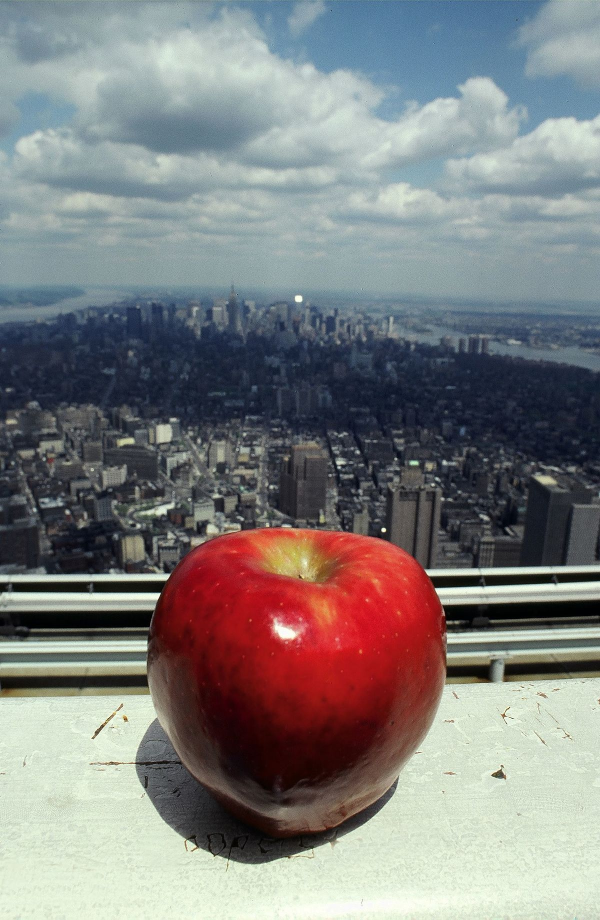
#> input picture 2. Visión por computador/Semana1/Tarea G7/Parte 2/Dataset/train/apple/Image_19.jpg, 1200 x 1840 px, found by its file name (shown at 1/2 size); its folder holds only this picture in this run
$ jupyter execute --allow-errors Clasificacion_Frutas_HOG_Color.ipynb
#> lines starting #> are read from the running program, lines starting #| are printed output that depends on the picture
# Clasificación de Imágenes de Frutas usando HOG + Color Histograms
## Tarea: Clasificación con características combinadas (Forma + Color)

### 1. Importar librerías necesarias

[cell 1]
import cv2
import numpy as np
import matplotlib.pyplot as plt
import os
import shutil
from sklearn.model_selection import train_test_split
from sklearn.neighbors import KNeighborsClassifier
from sklearn.preprocessing import StandardScaler
from sklearn.metrics import accuracy_score, confusion_matrix, classification_report
import seaborn as sns
from skimage.feature import hog
from skimage import exposure
import pandas as pd

### 2. Definir el path del dataset y las clases a clasificar

[cell 2]
# Paths relativos desde la carpeta Code
dataset_path = os.path.join('..', 'DATA')
train_dir = os.path.join('..', 'Dataset', 'train')
test_dir = os.path.join('..', 'Dataset', 'test')

# Clases a clasificar (puedes agregar más clases si deseas)
clases = ['apple', 'banana']

print(f"Clases seleccionadas: {clases}")
print(f"Número de clases: {len(clases)}")
print(f"\nPaths configurados:")
print(f"  Dataset original: {os.path.abspath(dataset_path)}")
print(f"  Train: {os.path.abspath(train_dir)}")
print(f"  Test: {os.path.abspath(test_dir)}")

### 3. Cargar y visualizar 5 ejemplos de cada clase

[cell 3]
# Función para cargar imágenes de una clase
def cargar_imagenes_clase(clase, num_imagenes=5):
#> called with clase = 'apple', num_imagenes = 5
    clase_path = os.path.join(dataset_path, clase)
    imagenes_files = [f for f in os.listdir(clase_path) if f.endswith(('.jpg', '.jpeg', '.png', '.JPG'))]
    imagenes = []

    for i in range(min(num_imagenes, len(imagenes_files))):
        img_path = os.path.join(clase_path, imagenes_files[i])
        img = cv2.imread(img_path)
#> img is the input picture: shape (1840, 1200, 3); mean B, G, R 127, 127.1, 128
        img_rgb = cv2.cvtColor(img, cv2.COLOR_BGR2RGB)
        imagenes.append(img_rgb)

    return imagenes

# Visualizar 5 ejemplos de cada clase
fig, axes = plt.subplots(len(clases), 5, figsize=(15, len(clases)*3))

for idx, clase in enumerate(clases):
    imagenes = cargar_imagenes_clase(clase, num_imagenes=5)
#> imagenes = 1 item

    for i, img in enumerate(imagenes):
        if len(clases) > 1:
            axes[idx, i].imshow(img)
            axes[idx, i].axis('off')
            if i == 0:
                axes[idx, i].set_title(f'{clase.upper()}', fontsize=12, fontweight='bold')
        else:
            axes[i].imshow(img)
            axes[i].axis('off')
            if i == 0:
                axes[i].set_title(f'{clase.upper()}', fontsize=12, fontweight='bold')
#> this loop made 1 pass
#> pass 2 of the loop `for idx, clase in enumerate(clases):`:
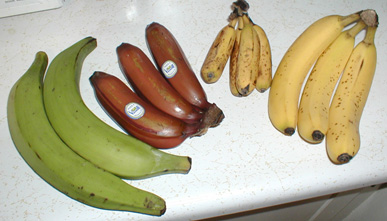
#> input picture 2. Visión por computador/Semana1/Tarea G7/Parte 2/Dataset/train/banana/Image_13.jpg, 387 x 221 px, found by its file name
#> in cargar_imagenes_clase, img is the input picture: shape (221, 387, 3); mean B, G, R 142.9, 172.6, 180.3
#> the loop `for i, img in enumerate(imagenes):` made 1 pass

plt.tight_layout()
plt.show()
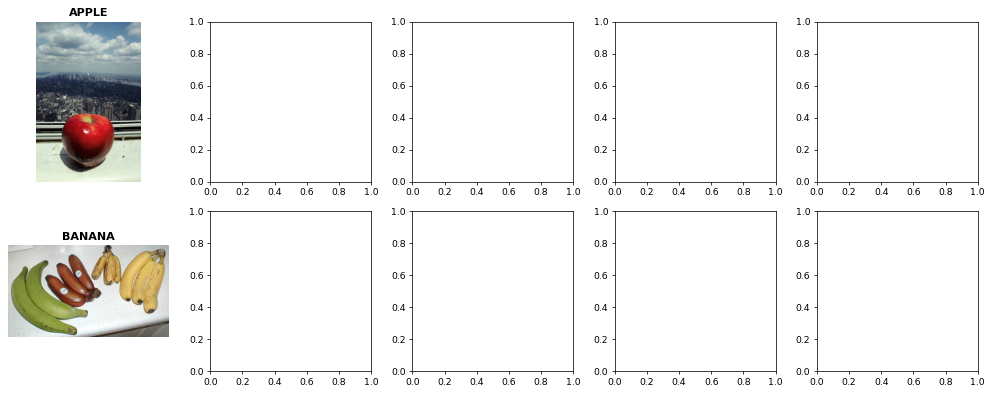
#> figure drawn by matplotlib, 2 panels

### 4. Cargar todas las imágenes del dataset

[cell 4]
# Función para cargar todas las imágenes y sus etiquetas
def cargar_dataset(clases, dataset_path, target_size=(128, 128)):
#> called with dataset_path = '../DATA', target_size = (128, 128)
    imagenes = []
    etiquetas = []
    rutas_imagenes = []  # Guardar rutas para poder copiarlas después

    for idx, clase in enumerate(clases):
        clase_path = os.path.join(dataset_path, clase)
        imagenes_files = [f for f in os.listdir(clase_path) if f.endswith(('.jpg', '.jpeg', '.png', '.JPG'))]

        print(f"Cargando clase '{clase}': {len(imagenes_files)} imágenes")

        for img_file in imagenes_files:
            img_path = os.path.join(clase_path, img_file)
            img = cv2.imread(img_path)

            if img is not None:
                # Redimensionar la imagen a un tamaño fijo
                img_resized = cv2.resize(img, target_size)
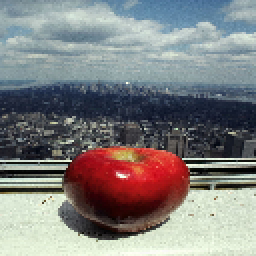
#> img_resized: shape (128, 128, 3) (shown 2 times larger); mean B, G, R 127.3, 127.5, 128.2
                imagenes.append(img_resized)
                etiquetas.append(idx)
                rutas_imagenes.append(img_path)
#> pass 2 of the loop in cargar_dataset, `for idx, clase in enumerate(clases):`:
#> in cargar_dataset, `img_resized = cv2.resize(img, target_size)`:
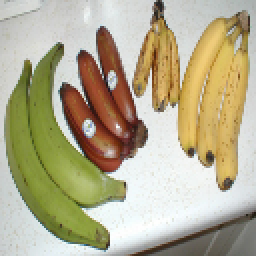
#> img_resized: shape (128, 128, 3) (shown 2 times larger); mean B, G, R 142.8, 172.5, 180.2

    return np.array(imagenes), np.array(etiquetas), rutas_imagenes

# Cargar el dataset completo
X_imagenes, y_etiquetas, rutas_imagenes = cargar_dataset(clases, dataset_path)
#> y_etiquetas = [0, 1]; rutas_imagenes = ['../DATA/apple/Image_19.jpg', '../DATA/banana/Image_13.jpg']

print(f"\nTotal de imágenes cargadas: {len(X_imagenes)}")
#| Total de imágenes cargadas: 2
print(f"Forma de cada imagen: {X_imagenes[0].shape}")
#| Forma de cada imagen: (128, 128, 3)
print(f"Distribución de clases:")
for idx, clase in enumerate(clases):
    count = np.sum(y_etiquetas == idx)
    print(f"  {clase}: {count} imágenes")
#> this loop made 2 passes
#> (clase, count) on passes 1 to 2: ('apple', 1), ('banana', 1)
#|   apple: 1 imágenes
#|   banana: 1 imágenes

### 5. Extraer características HOG + Color Histograms (COMBINADOS)

[cell 5]
# Función para extraer características HOG
def extraer_hog(imagen):
    gray = cv2.cvtColor(imagen, cv2.COLOR_BGR2GRAY)
    features = hog(gray,
                   orientations=9,
                   pixels_per_cell=(8, 8),
                   cells_per_block=(2, 2),
                   visualize=False,
                   block_norm='L2-Hys')
    return features

# Función para extraer histogramas de color RGB
def extraer_color_histogram(imagen, bins=32):
    # Convertir de BGR a RGB
    img_rgb = cv2.cvtColor(imagen, cv2.COLOR_BGR2RGB)

    # Calcular histograma para cada canal (R, G, B)
    hist_r = cv2.calcHist([img_rgb], [0], None, [bins], [0, 256])
    hist_g = cv2.calcHist([img_rgb], [1], None, [bins], [0, 256])
    hist_b = cv2.calcHist([img_rgb], [2], None, [bins], [0, 256])

    # Normalizar histogramas
    hist_r = hist_r.flatten() / hist_r.sum()
    hist_g = hist_g.flatten() / hist_g.sum()
    hist_b = hist_b.flatten() / hist_b.sum()

    # Concatenar los 3 histogramas
    color_features = np.concatenate([hist_r, hist_g, hist_b])

    return color_features

# Función para extraer HOG + Color combinados
def extraer_caracteristicas_combinadas(imagen, bins=32):
    # Extraer HOG (forma/bordes)
    hog_features = extraer_hog(imagen)

    # Extraer histogramas de color
    color_features = extraer_color_histogram(imagen, bins=bins)

    # Combinar ambas características
    combined_features = np.concatenate([hog_features, color_features])

    return combined_features, hog_features, color_features

# Extraer características de todas las imágenes
print("Extrayendo características HOG + Color de todas las imágenes...")
X_features = []
hog_features_list = []
color_features_list = []

for img in X_imagenes:
    combined, hog_f, color_f = extraer_caracteristicas_combinadas(img, bins=32)
    X_features.append(combined)
    hog_features_list.append(hog_f)
    color_features_list.append(color_f)
#> this loop made 2 passes
#> pass 1, in extraer_hog, `gray = cv2.cvtColor(imagen, cv2.COLOR_BGR2GRAY)`:
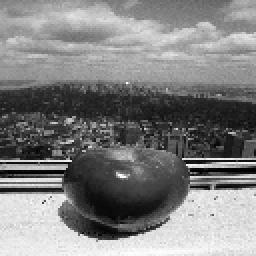
#> gray: shape (128, 128) (shown 2 times larger); min 0, max 254, mean 127.7
#> pass 2, in extraer_hog (call 2), `gray = cv2.cvtColor(imagen, cv2.COLOR_BGR2GRAY)`:
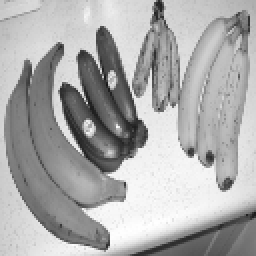
#> gray: shape (128, 128) (shown 2 times larger); min 23, max 255, mean 171.4
#> pass 2, in extraer_color_histogram (call 2), `img_rgb = cv2.cvtColor(imagen, cv2.COLOR_BGR2RGB)`:
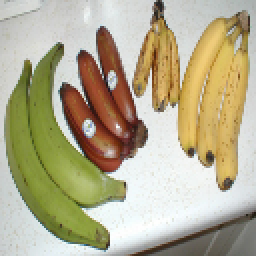
#> img_rgb: shape (128, 128, 3) (shown 2 times larger); mean R, G, B 180.2, 172.5, 142.8
#> after the loop, X_features = 2 items; color_features_list = 2 items; hog_features_list = 2 items

X_features = np.array(X_features)
hog_features_array = np.array(hog_features_list)
color_features_array = np.array(color_features_list)

print(f"\nCaracterísticas extraídas:")
print(f"  HOG: {hog_features_array.shape[1]} características")
#|   HOG: 8100 características
print(f"  Color: {color_features_array.shape[1]} características (32 bins × 3 canales)")
#|   Color: 96 características (32 bins × 3 canales)
print(f"  TOTAL COMBINADO: {X_features.shape[1]} características")
#|   TOTAL COMBINADO: 8196 características

### 6. Visualizar extracción de características

[cell 6]
# Visualizar HOG y Color Histograms para una imagen de cada clase
fig = plt.figure(figsize=(16, len(clases)*4))

for idx, clase in enumerate(clases):
    # Obtener una imagen de la clase
    clase_idx = np.where(y_etiquetas == idx)[0][0]
    img = X_imagenes[clase_idx]
    img_rgb = cv2.cvtColor(img, cv2.COLOR_BGR2RGB)
    gray = cv2.cvtColor(img, cv2.COLOR_BGR2GRAY)

    # Extraer HOG con visualización
    hog_f, hog_image = hog(gray,
                           orientations=9,
                           pixels_per_cell=(8, 8),
                           cells_per_block=(2, 2),
                           visualize=True,
                           block_norm='L2-Hys')
    hog_image_rescaled = exposure.rescale_intensity(hog_image, in_range=(0, 10))

    # Extraer histogramas de color
    hist_r = cv2.calcHist([img_rgb], [0], None, [32], [0, 256])
    hist_g = cv2.calcHist([img_rgb], [1], None, [32], [0, 256])
    hist_b = cv2.calcHist([img_rgb], [2], None, [32], [0, 256])

    # Imagen original
    plt.subplot(len(clases), 4, idx*4 + 1)
    plt.imshow(img_rgb)
    plt.title(f'{clase.upper()} - Original')
    plt.axis('off')

    # HOG
    plt.subplot(len(clases), 4, idx*4 + 2)
    plt.imshow(hog_image_rescaled, cmap='gray')
    plt.title('HOG Features\n(Forma/Bordes)')
    plt.axis('off')

    # Histograma de color
    plt.subplot(len(clases), 4, idx*4 + 3)
    plt.plot(hist_r, color='red', alpha=0.7, label='R')
    plt.plot(hist_g, color='green', alpha=0.7, label='G')
    plt.plot(hist_b, color='blue', alpha=0.7, label='B')
    plt.title('Color Histograms\n(RGB)')
    plt.xlabel('Bin')
    plt.ylabel('Frecuencia')
    plt.legend()
    plt.grid(True, alpha=0.3)

    # Imagen en RGB
    plt.subplot(len(clases), 4, idx*4 + 4)
    plt.imshow(img_rgb)
    plt.title('Color Original')
    plt.axis('off')
#> this loop made 2 passes
#> (clase, clase_idx) on passes 1 to 2: ('apple', 0), ('banana', 1)
#> pass 1, `hog_image_rescaled = exposure.rescale_intensity(hog_image, in_range=(0..`:
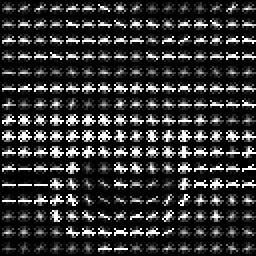
#> hog_image_rescaled: shape (128, 128) float64 (shown 2 times larger); min 0, max 1, mean 0.192
#> pass 2, `hog_image_rescaled = exposure.rescale_intensity(hog_image, in_range=(0..`:
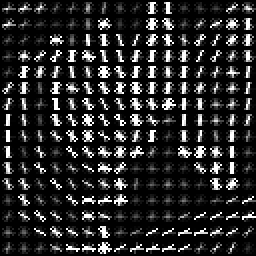
#> hog_image_rescaled: shape (128, 128) float64 (shown 2 times larger); min 0, max 1, mean 0.165
#> after the loop:
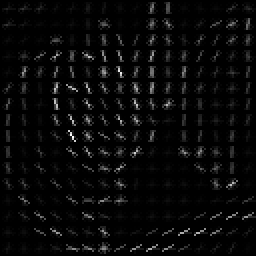
#> hog_image: shape (128, 128) float64 (shown 2 times larger); min 0, max 70.82, mean 2.5; drawn with min black and max white

plt.tight_layout()
plt.show()
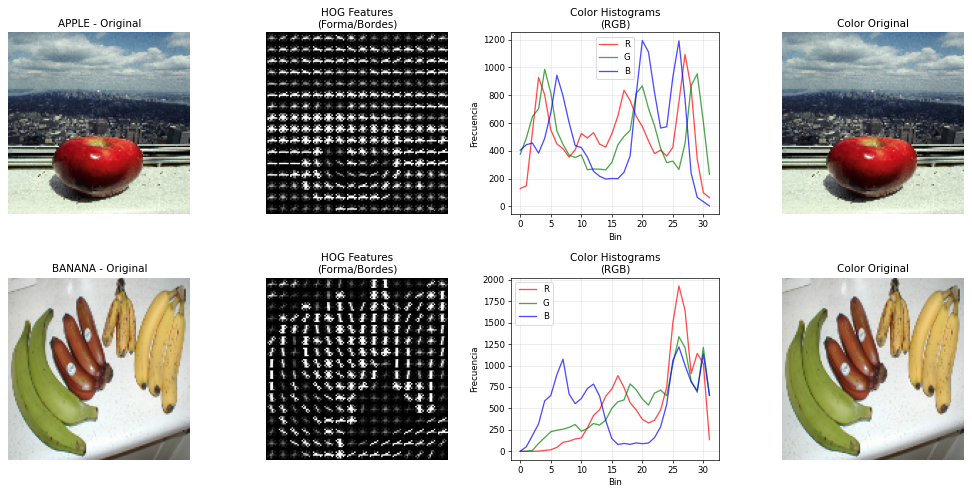
#> figure drawn by matplotlib, 8 panels; panel 3: curve peaks at x = 27, y = 1094; panel 3: curve peaks at x = 4, y = 986; panel 3: curve peaks at x = 20, y = 1193; panel 7: curve peaks at x = 26, y = 1928

print("\n💡 Ventaja de HOG + Color:")
print("  - HOG captura la FORMA y TEXTURA (bordes, gradientes)")
print("  - Color Histograms captura la DISTRIBUCIÓN DE COLOR")
print("  - Combinados = Mayor precisión para frutas (forma + color distintivos)")

### 7. Normalizar características y dividir en train/test

[cell 7]
# Normalizar características (importante cuando combinamos HOG y Color)
scaler = StandardScaler()
X_features_normalized = scaler.fit_transform(X_features)

# Dividir en conjunto de entrenamiento (80%) y prueba (20%)
#> (the rest of this cell did not finish here and is left out)

### 7.1. Copiar imágenes a carpetas Dataset/train y Dataset/test

[cell 8]
# Obtener índices del split train/test
indices = np.arange(len(X_features))
#> indices = [0, 1]
#> (the rest of this cell did not finish here and is left out)
